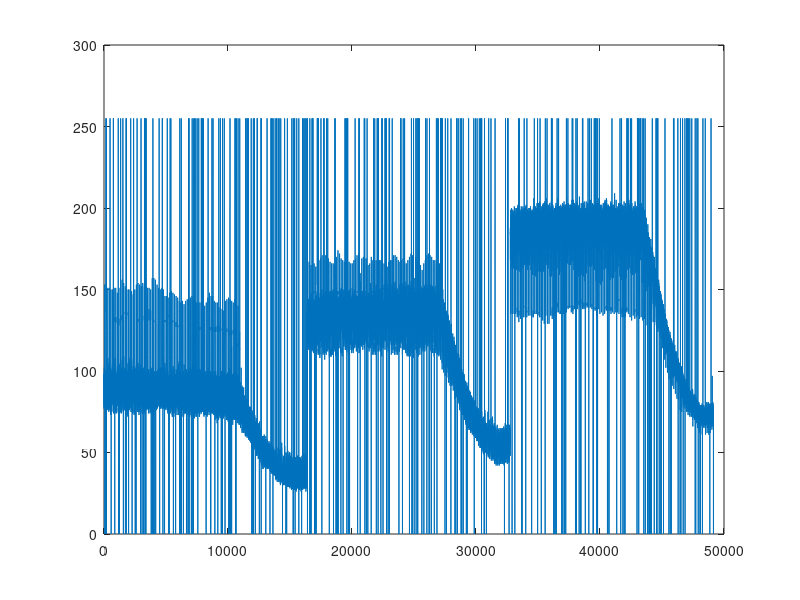

Here is the MATLAB script that generated this plot:
imageData = csvread('text_image_1.csv');
% Load data from the CSV file


% Plot the data
plot(imageData); % You may need to adjust the plotting code based on your data format

% Save the plot as a PNG image
saveas(gcf, 'plot_image.png');

